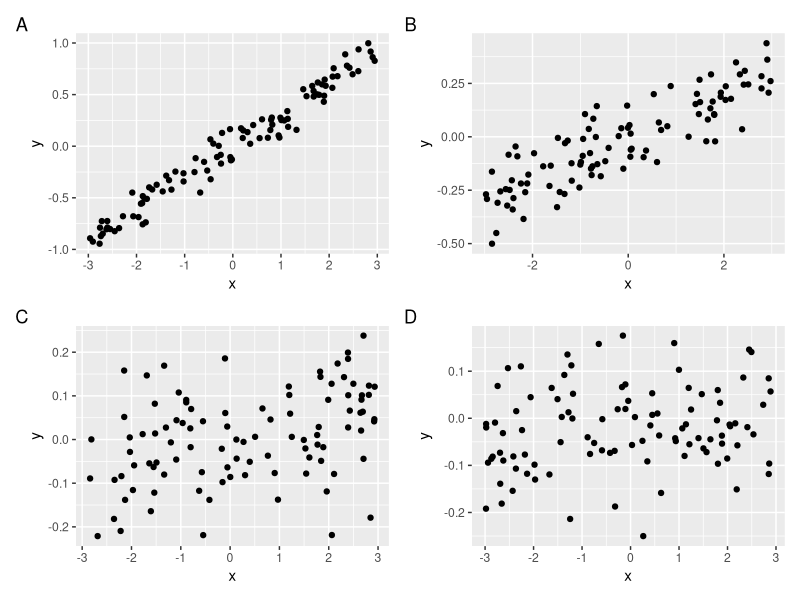

Here is the R script that generated this plot:
library(tidyverse)
library(patchwork)

N <- 100
generate_data <- function(N, a, sd=0.1){
  x <- runif(N, -3, 3)
  y <- a*x + rnorm(N, 0, sd)
  data.frame(x, y)
}

df1 <- generate_data(N, 0.1, 0.1)
p1 <- df1 %>%
  ggplot(aes(x, y)) +
  geom_point() +
  labs(tag = "B")

df2 <- generate_data(N, 0.3, 0.1)
p2 <- df2 %>%
  ggplot(aes(x, y)) +
  geom_point() +
  labs(tag = "A")

df3 <- generate_data(N, 0.02, 0.1)
p3 <- df3 %>%
  ggplot(aes(x, y)) +
  geom_point() +
  labs(tag = "C")

df4 <- generate_data(N, 0.0, 0.1)
p4 <- df4 %>%
  ggplot(aes(x, y)) +
  geom_point() +
  labs(tag = "D")

p <- p2 + p1 + p3 + p4

ggsave("fig/scatterplots.png", p, width=6, height=5)

df_all <- bind_rows(df1, df2, df3, df4) %>%
  mutate(panel = rep(c("B", "A", "C", "D"), each=N))

df_all %>%
  group_by(panel) %>%
  summarise(cor(x, y))
